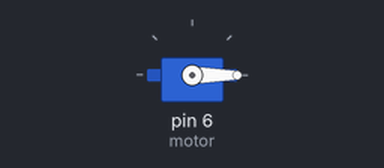
Bench run of a sketch on a simulated Arduino Uno, built with avr-gcc and run on an emulated ATmega328P. On the bench: servo.

Above: at 0.05 s.
At 4.45 s:
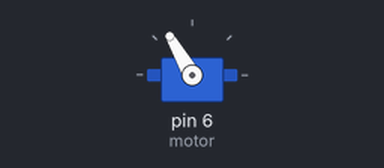
At 8.95 s:
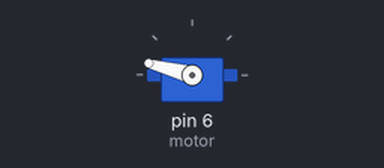
At 17.95 s:
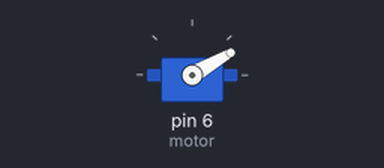
Timing chart, 0 to 24.7 s (numbered marks = the images above):
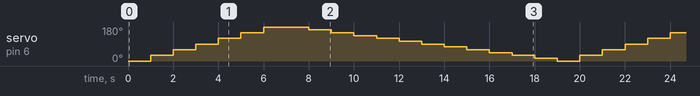

The sketch:

Servo.ino
```cpp
#include <Servo.h>

Servo motor;


void setup()
{
  motor.attach(6);
}

void loop()
{

  for(int i=0; i<=180; i+=30){
  motor.write(i);
  delay(1000);

  }


  for(int i=180; i>0; i-=15){
  motor.write(i);
  delay(1000);

  }

}
```
